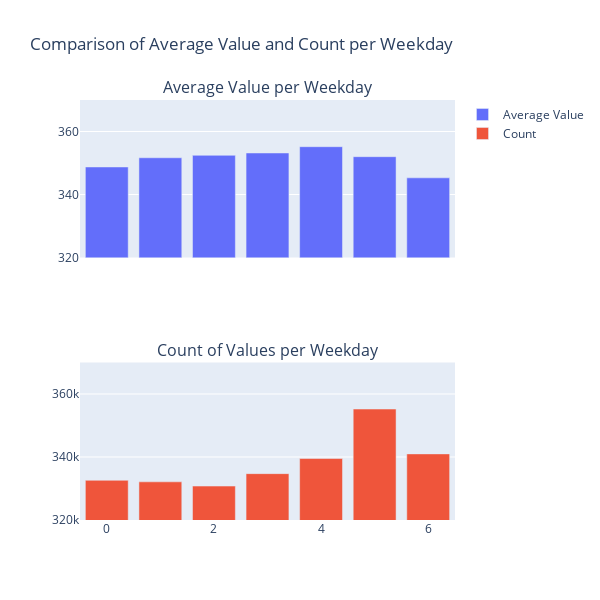

The cell this chart's notebook holds for it:
### Markdown cell above
##### Weekday

### Code cell
# Grouper par 'weekday' et calculer la moyenne des valeurs
grouped_mean = time_df.groupby('weekday')['ResponseDuration'].mean().reset_index()
grouped_count = time_df.groupby('weekday')['ResponseDuration'].count().reset_index()


fig = make_subplots(rows=2, cols=1, shared_xaxes=True, subplot_titles=("Average Value per Weekday", "Count of Values per Weekday"))

# Ajouter le premier graphique (moyenne des valeurs)
fig.add_trace(go.Bar(x=grouped_mean['weekday'], y=grouped_mean['ResponseDuration'], name='Average Value'), row=1, col=1)

# Ajouter le deuxième graphique (compte des valeurs)
fig.add_trace(go.Bar(x=grouped_count['weekday'], y=grouped_count['ResponseDuration'], name='Count'), row=2, col=1)

# Mettre à jour l'échelle de l'axe des ordonnées
fig.update_yaxes(range=[320, 370], row=1, col=1)  # Définir l'intervalle de 320 à 370 pour l'échelle y du premier subplot
fig.update_yaxes(range=[320000, 370000], row=2, col=1)  # Définir l'intervalle de 320 à 370 pour l'échelle y du premier subplot


# Mettre à jour les annotations et les titres
fig.update_layout(title='Comparison of Average Value and Count per Weekday',
                  height=600, width=600, showlegend=True)

fig.show()

### Figure 1 — Plotly figure (JSON) as saved in the notebook; plotly's stock layout.template omitted (floating-point values rounded to 4 significant figures)
{"data": [{"name": "Average Value", "type": "bar", "x": [0, 1, 2, 3, 4, 5, 6], "xaxis": "x", "y": [348.7, 351.7, 352.4, 353.2, 355.2, 352.0, 345.3], "yaxis": "y"}, {"name": "Count", "type": "bar", "x": [0, 1, 2, 3, 4, 5, 6], "xaxis": "x2", "y": [332604, 332116, 330773, 334719, 339514, 355224, 340990], "yaxis": "y2"}], "layout": {"annotations": [{"font": {"size": 16}, "showarrow": false, "text": "Average Value per Weekday", "x": 0.5, "xanchor": "center", "xref": "paper", "y": 1, "yanchor": "bottom", "yref": "paper"}, {"font": {"size": 16}, "showarrow": false, "text": "Count of Values per Weekday", "x": 0.5, "xanchor": "center", "xref": "paper", "y": 0.375, "yanchor": "bottom", "yref": "paper"}], "height": 600, "showlegend": true, "title": {"text": "Comparison of Average Value and Count per Weekday"}, "width": 600, "xaxis": {"anchor": "y", "autorange": true, "domain": [0, 1], "matches": "x2", "range": [-0.5, 6.5], "showticklabels": false, "type": "linear"}, "xaxis2": {"anchor": "y2", "autorange": true, "domain": [0, 1], "range": [-0.5, 6.5], "type": "linear"}, "yaxis": {"anchor": "x", "domain": [0.625, 1], "range": [320, 370], "type": "linear"}, "yaxis2": {"anchor": "x2", "domain": [0, 0.375], "range": [320000, 370000], "type": "linear"}}}
